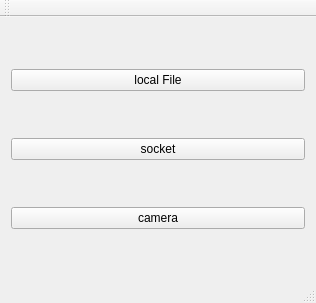
<?xml version="1.0" encoding="UTF-8"?>
<ui version="4.0">
 <class>MainWindow</class>
 <widget class="QMainWindow" name="MainWindow">
  <property name="geometry">
   <rect>
    <x>0</x>
    <y>0</y>
    <width>316</width>
    <height>303</height>
   </rect>
  </property>
  <property name="windowTitle">
   <string>Axis Tags Example</string>
  </property>
  <widget class="QWidget" name="centralWidget">
   <layout class="QVBoxLayout" name="verticalLayout">
    <item>
     <widget class="QPushButton" name="btn_FS">
      <property name="text">
       <string>local File</string>
      </property>
     </widget>
    </item>
    <item>
     <widget class="QPushButton" name="btnSocket">
      <property name="text">
       <string>socket</string>
      </property>
     </widget>
    </item>
    <item>
     <widget class="QPushButton" name="btnCamera">
      <property name="text">
       <string>camera</string>
      </property>
     </widget>
    </item>
   </layout>
  </widget>
  <widget class="QMenuBar" name="menuBar">
   <property name="geometry">
    <rect>
     <x>0</x>
     <y>0</y>
     <width>316</width>
     <height>27</height>
    </rect>
   </property>
  </widget>
  <widget class="QToolBar" name="mainToolBar">
   <attribute name="toolBarArea">
    <enum>TopToolBarArea</enum>
   </attribute>
   <attribute name="toolBarBreak">
    <bool>false</bool>
   </attribute>
  </widget>
  <widget class="QStatusBar" name="statusBar"/>
 </widget>
 <layoutdefault spacing="6" margin="11"/>
 <resources/>
 <connections/>
</ui>
